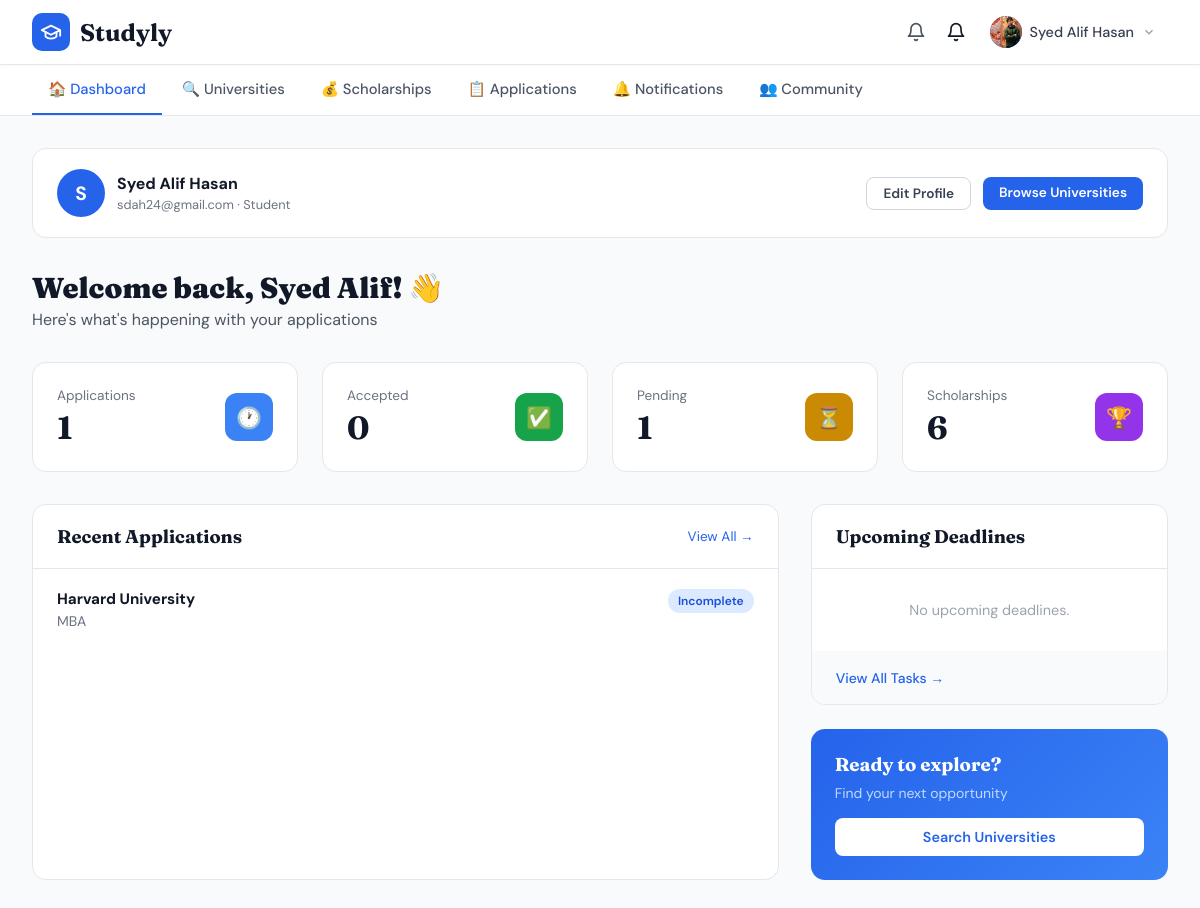
Before: /dashboard/ (signed in) with the older database file.
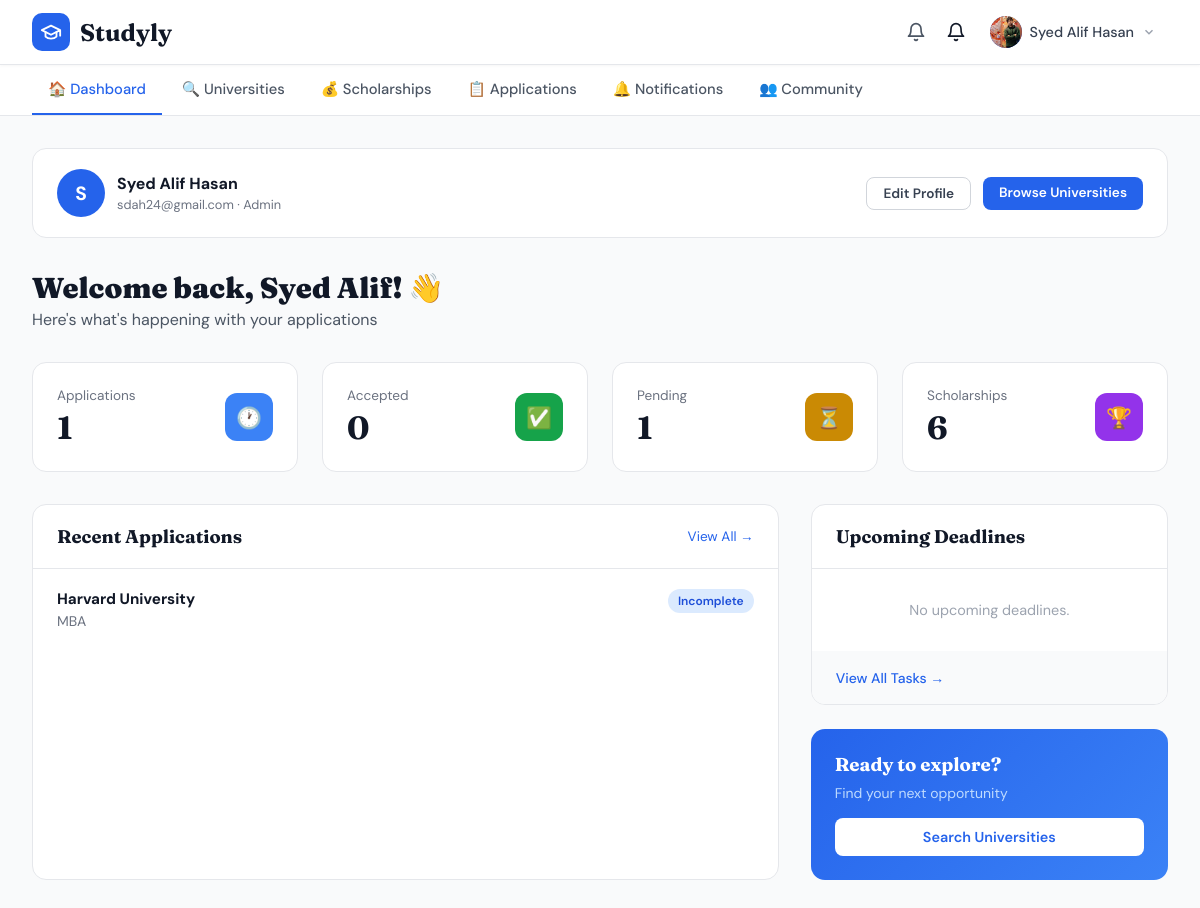
After: the same page with the newer database file.
### users/models.py (models this page shows, shortened)
class User(AbstractUser):
    ROLE_CHOICES = [
        ('student', 'Student'),
        ('admin', 'Admin'),
        ('consultant', 'Educational Consultant'),
    ]
    role = models.CharField(max_length=20, choices=ROLE_CHOICES, default='student')

class Profile(models.Model):
    user = models.OneToOneField(
        User,
        on_delete=models.CASCADE,
        related_name='profile'
    )
    phone_number = models.CharField(max_length=20, blank=True, null=True)
    date_of_birth = models.DateField(blank=True, null=True)
    address = models.TextField(blank=True, null=True)
    profile_picture = models.ImageField(
        upload_to='profile_pics/', blank=True, null=True
    )
    GPA = models.FloatField(null=True, blank=True)
    degree_level = models.CharField(
        max_length=50,
        choices=[
            ('bachelor', "Bachelor's"),
            ('master', "Master's"),
            ('phd', 'PhD'),
        ],
        blank=True,
        null=True
    )
    english_proficiency = models.CharField(
        max_length=50,
        choices=[
            ('ielts', 'IELTS'),
            ('toefl', 'TOEFL'),
            ('none', 'None'),
        ],
        blank=True,
        null=True
    )
    english_score = models.FloatField(null=True, blank=True)
    work_experience_years = models.IntegerField(default=0)
    preferred_countries = models.CharField(max_length=255, blank=True, null=True)
    budget = models.DecimalField(
        max_digits=10, decimal_places=2, null=True, blank=True
    )
    created_at = models.DateTimeField(auto_now_add=True)
    updated_at = models.DateTimeField(auto_now=True)

### dashboard/views.py (the view)
# urls.py: path('',                                  views.dashboard,           name='dashboard'),
@login_required
def dashboard(request):
    user = request.user
    applications = Application.objects.filter(user=user)
    total_apps     = applications.count()
    accepted_apps  = applications.filter(status='accepted').count()
    pending_apps   = applications.filter(
        status__in=['submitted', 'under_review', 'incomplete']
    ).count()
    recent_apps = applications.select_related(
        'university', 'program'
    ).order_by('-applied_date')[:3]
    upcoming = applications.filter(
        deadline__gte=timezone.now().date()
    ).order_by('deadline')[:3]
    scholarships_count = Scholarship.objects.filter(
        deadline__gte=timezone.now().date()
    ).count()
    unread_notifications = Notification.objects.filter(
        user=user, is_read=False
    ).count()
    return render(request, 'dashboard/dashboard.html', {
        'total_apps': total_apps,
        'accepted_apps': accepted_apps,
        'pending_apps': pending_apps,
        'recent_apps': recent_apps,
        'upcoming': upcoming,
        'scholarships_count': scholarships_count,
        'unread_notifications': unread_notifications,
    })

### users/context_processors.py (called while the page is built)
def unread_notifications(request):
    if request.user.is_authenticated:
        from notifications.models import Notification
        count = Notification.objects.filter(user=request.user, is_read=False).count()
        return {'unread_notif_count': count}
    return {'unread_notif_count': 0}

### templates/dashboard/dashboard.html (shortened to what the changed rows need)
{% extends "base.html" %}
{% block nav_dashboard %}active{% endblock %}
{% block content %}
<main>
  <div class="profile-bar">
    <div class="profile-bar-left">
      <div class="profile-avatar">
        {{ request.user.first_name|first|upper|default:request.user.username|first|upper }}
      </div>
      <div>
        <div class="profile-name">{{ request.user.get_full_name|default:request.user.username }}</div>
        <div class="profile-role">{{ request.user.email }} · {{ request.user.role|capfirst }}</div>
      </div>
    </div>
    <div class="profile-actions">
    </div>
  </div>
  <h1 class="page-title">Welcome back, {{ request.user.first_name|default:request.user.username }}! 👋</h1>
  <p class="page-subtitle">Here's what's happening with your applications</p>
  <div class="stats-grid">
    <div class="stat-card">
    </div>
    <div class="stat-card">
    </div>
    <div class="stat-card">
    </div>
    <div class="stat-card">
    </div>
  </div>
  <div class="content-grid">
    <div class="card col-2">
      <div class="card-header">
        <h2>Recent Applications</h2>
      </div>
    </div>
    <div>
      <div class="card">
        <div class="card-header"><h2>Upcoming Deadlines</h2></div>
      </div>
    </div>
  </div>
</main>
{% endblock %}

### templates/base.html (shortened to what this page needs)
<!DOCTYPE html>
<html lang="en">
<head>
</head>
<body>
{% if user.is_authenticated and not skip_nav %}
<nav class="top-nav">
  <div class="top-nav-inner">
    <a href="{% url 'dashboard:dashboard' %}" class="logo">
      <div class="logo-icon">
        <svg xmlns="http://www.w3.org/2000/svg" width="22" height="22" fill="none" stroke="white" stroke-width="2" stroke-linecap="round" stroke-linejoin="round" viewBox="0 0 24 24">
          <path d="M22 10v6M2 10l10-5 10 5-10 5z"/><path d="M6 12v5c3 3 9 3 12 0v-5"/>
        </svg>
      </div>
      <span class="logo-text">Studyly</span>
    </a>
    <div class="nav-right">
     <a href="{% url 'notifications:list' %}" class="bell-btn" style="position:relative;">
  <svg xmlns="http://www.w3.org/2000/svg" width="20" height="20" fill="none" stroke="currentColor" stroke-width="2" stroke-linecap="round" stroke-linejoin="round" viewBox="0 0 24 24">
    <path d="M18 8A6 6 0 0 0 6 8c0 7-3 9-3 9h18s-3-2-3-9"/><path d="M13.73 21a2 2 0 0 1-3.46 0"/>
  </svg>
</a>
        <svg xmlns="http://www.w3.org/2000/svg" width="20" height="20" fill="none" stroke="currentColor" stroke-width="2" stroke-linecap="round" stroke-linejoin="round" viewBox="0 0 24 24">
          <path d="M18 8A6 6 0 0 0 6 8c0 7-3 9-3 9h18s-3-2-3-9"/><path d="M13.73 21a2 2 0 0 1-3.46 0"/>
        </svg>
      <div class="user-dropdown-wrap" id="userDropdown">
        <div class="user-btn" onclick="toggleDropdown()">
          <div class="user-avatar">
            {% if user.profile.profile_picture %}
              <img src="{{ user.profile.profile_picture.url }}" alt="avatar">
            {% else %}
              <svg xmlns="http://www.w3.org/2000/svg" width="16" height="16" fill="none" stroke="white" stroke-width="2" stroke-linecap="round" stroke-linejoin="round" viewBox="0 0 24 24">
                <path d="M20 21v-2a4 4 0 0 0-4-4H8a4 4 0 0 0-4 4v2"/><circle cx="12" cy="7" r="4"/>
              </svg>
            {% endif %}
          </div>
          <span class="user-name">{{ user.get_full_name|default:user.username }}</span>
          <svg class="chevron" xmlns="http://www.w3.org/2000/svg" width="14" height="14" fill="none" stroke="currentColor" stroke-width="2.5" viewBox="0 0 24 24"><polyline points="6 9 12 15 18 9"/></svg>
        </div>
      </div>
    </div>
  </div>
</nav>
<div class="sec-nav">
  <div class="sec-nav-inner">
    <a href="{% url 'dashboard:dashboard' %}"  class="nav-link {% block nav_dashboard %}{% endblock %}">🏠 Dashboard</a>
    <a href="{% url 'universities:list' %}"    class="nav-link {% block nav_universities %}{% endblock %}">🔍 Universities</a>
    <a href="{% url 'scholarships:list' %}"    class="nav-link {% block nav_scholarships %}{% endblock %}">💰 Scholarships</a>
    <a href="{% url 'applications:list' %}"    class="nav-link {% block nav_applications %}{% endblock %}">📋 Applications</a>
    <a href="{% url 'notifications:list' %}"   class="nav-link {% block nav_notifications %}{% endblock %}">🔔 Notifications</a>
      <a href="{% url 'community:list' %}" class="nav-link {% if active_nav == 'community' %}nav-link--active{% endif %}">👥 Community</a>
  </div>
</div>
{% endif %}
{% block content %}{% endblock %}
</body>
</html>

Changed rows visible on the page:
changed User "Syed Alif": user.role "Student" → "Admin"
